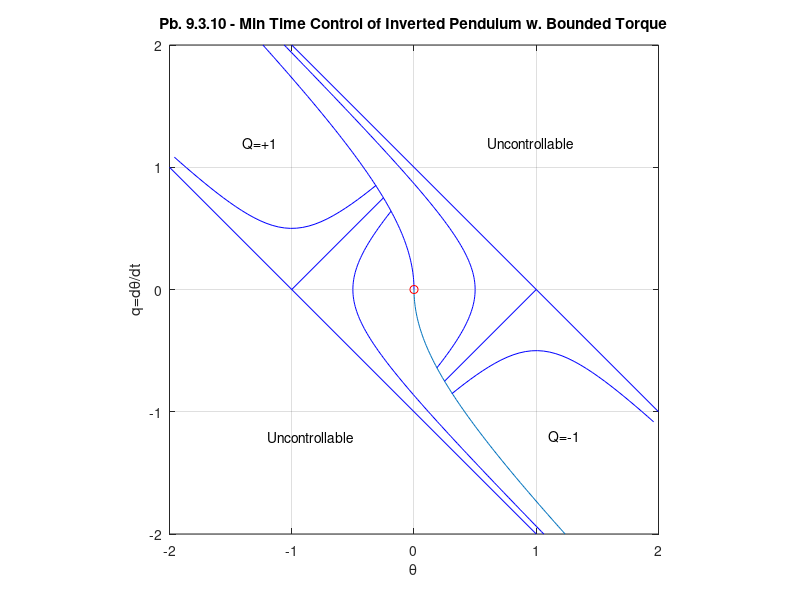

Here is the MATLAB script that generated this plot:
% Script p9_3_10a.m; min time control of inv. pendulum w. bounded
% torque in the (th,q) space using analytical solution; 9/98, 3/31/02
%
q=-[0:.02:2]; N=length(q); un=ones(1,N); th=-un+sqrt(un+q.^2);
q1=[-2:.02:.65]; N1=length(q1); un1=ones(1,N1); 
th1=-un1+sqrt(.25*un1+q1.^2);
th2=[.31:.05:2]; N2=length(th2); un2=ones(1,N2);
q2=-sqrt(.25*un2+(-un2+th2).^2);
%
figure(1); clf; plot(th,q,-th,-q,'b'); grid; axis([-2 2 -2 2]);
axis('square'); hold on; plot([-1 2],[2 -1],'b',[1 -2],[-2 1],'b',...
   0,0,'ro',[.25 1],[-.75 0],'b',[-1 -.25],[0 .75],'b',th1,q1,'b',...
   -th1,-q1,'b',th2,q2,'b',-th2,-q2,'b'); 
hold off; xlabel('\theta'); ylabel('q=d\theta/dt');
text(.6,1.2,'Uncontrollable'); text(-1.2,-1.2,'Uncontrollable');
text(1.1,-1.2,'Q=-1'); text(-1.4,1.2,'Q=+1');
title('Pb. 9.3.10 - Min Time Control of Inverted Pendulum w. Bounded Torque');
